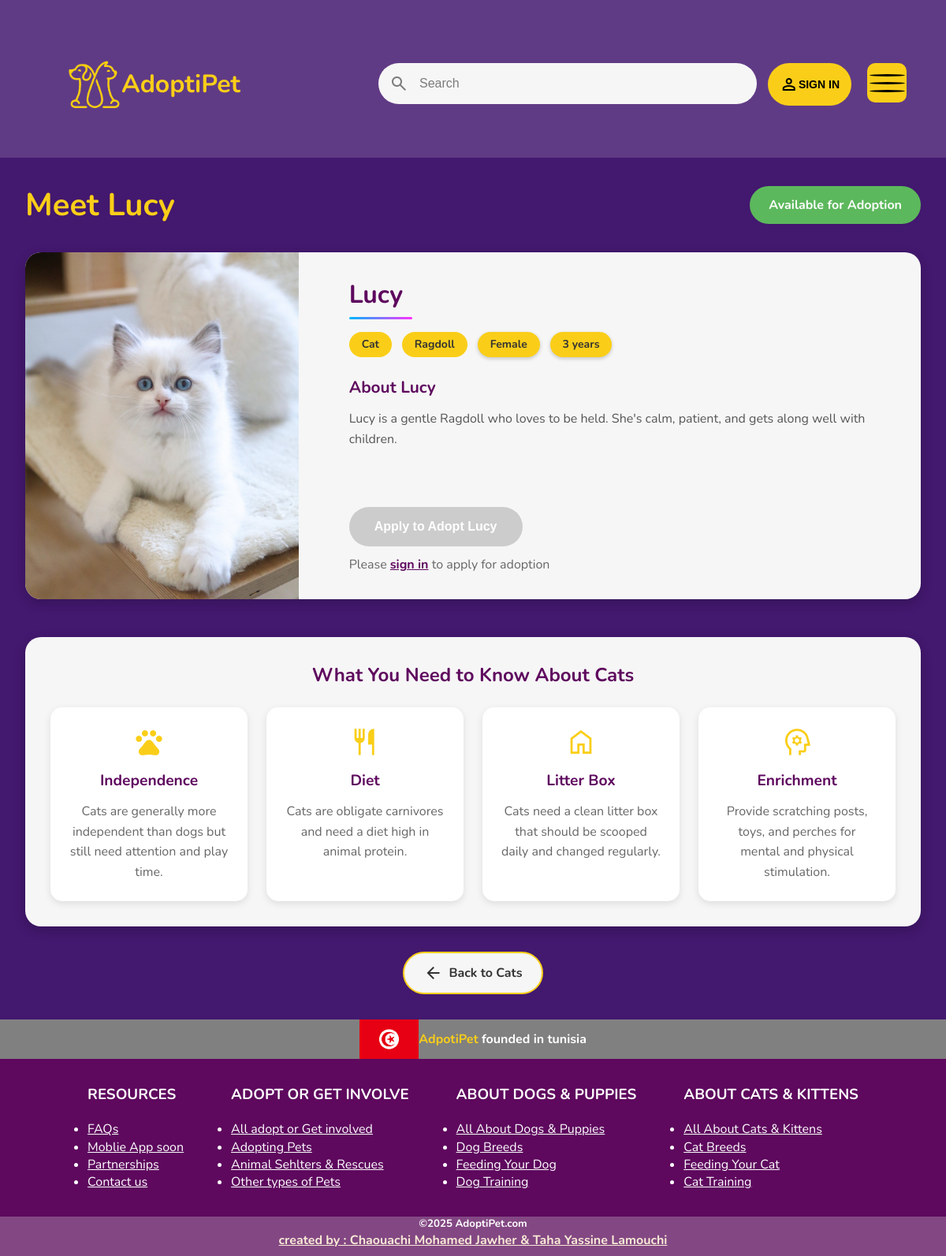
Screenshot of /petInfo.php?id=86 with the database file from the repository.
### tables this page shows
CREATE TABLE `pets` (
  `id` int NOT NULL AUTO_INCREMENT,
  `name` varchar(50) NOT NULL,
  `type` varchar(50) NOT NULL,
  `breed` varchar(50) DEFAULT NULL,
  `age` int DEFAULT NULL,
  `gender` varchar(10) DEFAULT NULL,
  `description` text,
  `image_path` varchar(255) DEFAULT NULL,
  `is_adopted` tinyint(1) DEFAULT '0',
  PRIMARY KEY (`id`)
);

### html/petInfo.php (the view, shortened to what this page needs)
<!DOCTYPE html>
<html lang="en">
<head>
    <link rel="stylesheet" href="../css/style.css">
    <link rel="stylesheet" href="../css/pets.css">
    <link rel="stylesheet" href="../css/petInfo.css">
</head>
<body>
    <header>
        <section>
        <div class="sign-in">
            <?php if (isset($_SESSION["id"])): ?>
                <a class="greeting" href="../php/logout.php">Hello, <?php echo htmlspecialchars($_SESSION["username"]); ?>!</a>
            <?php else: ?>
                <span class="person material-symbols-outlined">person</span>
                <button class="sign-in-btn" id="lgin">SIGN IN</button>
            <?php endif; ?>
        </div>
            <div class="logo">
                <img class="logo-pic" src="../img/logo-nobg.png" >
                <h1 class="txt">AdoptiPet</h1>
            </div>
            <form>
            <div class="search">
                <span class="search-icon material-symbols-outlined">search</span>
                <input class="search-input" type="search" placeholder="Search">
            </div>
            </form>
            <div class="menu-wrap">
                <div class="hamburger">
                    <div></div>
                </div>
            </div>
        </section>
    </header>
    <?php
    include '../php/dbConnection.php';
    $pet_id = intval($_GET['id']);
    $sql = "SELECT * FROM pets WHERE id = ?";
    $stmt = $conn->prepare($sql);
    $stmt->bind_param("i", $pet_id);
    $stmt->execute();
    $result = $stmt->get_result();
    if ($result->num_rows > 0) {
        $pet = $result->fetch_assoc();
        $is_adopted = $pet['is_adopted'];
        $has_applied = false;
        $name = htmlspecialchars($pet['name']);
        $type = htmlspecialchars($pet['type']);
        $breed = htmlspecialchars($pet['breed']);
        $age = htmlspecialchars($pet['age']);
        $gender = htmlspecialchars($pet['gender']);
        $description = htmlspecialchars($pet['description']);
        $image_path = !empty($pet['image_path']) ? $pet['image_path'] : '../img/pet-placeholder.jpg';
        $age_suffix = $age == 1 ? "year" : "years";
        ?>
        <main class="pet-details-container">
            <div class="pet-details-header">
                <h1>Meet <?php echo $name; ?></h1>
                <div class="pet-status <?php echo $is_adopted ? 'status-adopted' : 'status-available'; ?>">
                    <?php echo $is_adopted ? 'Adopted' : 'Available for Adoption'; ?>
                </div>
            </div>
            <div class="pet-profile">
                <div class="pet-image-gallery">
                    <img src="<?php echo $image_path; ?>" alt="<?php echo $name; ?>" class="main-image">
                </div>
                <div class="pet-info-card">
                    <div class="pet-basic-info">
                        <h2><?php echo $name; ?></h2>
                        <div class="pet-tags">
                            <span class="pet-tag pet-type"><?php echo ucfirst($type); ?></span>
                            <span class="pet-tag pet-breed"><?php echo $breed; ?></span>
                            <span class="pet-tag pet-gender"><?php echo ucfirst($gender); ?></span>
                            <span class="pet-tag pet-age"><?php echo "$age $age_suffix"; ?></span>
                        </div>
                    </div>
                    <div class="pet-description">
                        <h3>About <?php echo $name; ?></h3>
                        <p><?php echo $description; ?></p>
                    </div>
                    <div class="adoption-section">
                        <?php if ($is_adopted): ?>
                            <div class="adopted-message">
                                <span class="material-symbols-outlined">favorite</span>
                                <p><?php echo $name; ?> has already found a forever home!</p>
                            </div>
                        <?php else: ?>
                            <div class="login-required">
                                <button class="apply-btn disabled">Apply to Adopt <?php echo $name; ?></button>
                                <p class="login-message">Please <a href="login.html">sign in</a> to apply for adoption</p>
                            </div>
                        <?php endif; ?>
                    </div>
                </div>
            </div>
            <div class="pet-additional-info">
                <h3>What You Need to Know About <?php echo ucfirst($type); ?>s</h3>
                <?php if (strtolower($type) == 'dog'): ?>
                <div class="info-section">
                    <div class="info-item">
                        <span class="material-symbols-outlined">pets</span>
                        <h4>Exercise Needs</h4>
                        <p>Dogs need regular exercise to stay healthy and happy. This includes daily walks and playtime.</p>
                    </div>
                    <div class="info-item">
                        <span class="material-symbols-outlined">restaurant</span>
                        <h4>Diet</h4>
                        <p>A balanced diet specifically formulated for dogs is essential for their health and longevity.</p>
                    </div>
                    <div class="info-item">
                        <span class="material-symbols-outlined">home</span>
                        <h4>Space Requirements</h4>
                        <p>Dogs need space to move around. The amount varies by breed and size.</p>
                    </div>
                    <div class="info-item">
                        <span class="material-symbols-outlined">psychology</span>
                        <h4>Training</h4>
                        <p>Regular training sessions help dogs understand commands and behave appropriately.</p>
                    </div>
                </div>
                <?php elseif (strtolower($type) == 'cat'): ?>
                <div class="info-section">
                    <div class="info-item">
                        <span class="material-symbols-outlined">pets</span>
                        <h4>Independence</h4>
                        <p>Cats are generally more independent than dogs but still need attention and play time.</p>
                    </div>
                    <div class="info-item">
                        <span class="material-symbols-outlined">restaurant</span>
                        <h4>Diet</h4>
                        <p>Cats are obligate carnivores and need a diet high in animal protein.</p>
                    </div>
                    <div class="info-item">
                        <span class="material-symbols-outlined">home</span>
                        <h4>Litter Box</h4>
                        <p>Cats need a clean litter box that should be scooped daily and changed regularly.</p>
                    </div>
                    <div class="info-item">
                        <span class="material-symbols-outlined">psychology</span>
                        <h4>Enrichment</h4>
                        <p>Provide scratching posts, toys, and perches for mental and physical stimulation.</p>
                    </div>
                </div>
                <?php endif; ?>
            </div>
            <div class="back-to-pets">
                <a href="pets.php?type=<?php echo strtolower($type); ?>" class="back-btn">
                    <span class="material-symbols-outlined">arrow_back</span>
                    Back to <?php echo ucfirst($type); ?>s
                </a>
            </div>
        </main>
        <?php
    } else {
        echo "<div class='error-message'>Pet not found. <a href='pets.php'>Browse available pets</a></div>";
    }
    ?>
    <footer>
        <div class="tunisia">
            <img src="../img/tunisia.webp" alt="">
            <h4><span>AdpotiPet</span> founded in tunisia</h4>
        </div>
        <div class="fin">
            <div class="pp">
                <h3>RESOURCES</h3>
                <ul>
                    <li><a href="">FAQs</a></li>
                    <li><a href="">Moblie App soon</a></li>
                    <li><a href="">Partnerships</a></li>
                    <li><a href="">Contact us</a></li>
                </ul>
            </div>
            <div class="pp">
                <h3>ADOPT OR GET INVOLVE</h3>
                <ul>
                    <li><a href="">All adopt or Get involved</a></li>
                    <li><a href="">Adopting Pets</a></li>
                    <li><a href="">Animal Sehlters & Rescues</a></li>
                    <li><a href="">Other types of Pets</a></li>
                </ul>
            </div>
            <div class="pp">
                <h3>ABOUT DOGS & PUPPIES</h3>
                <ul>
                    <li><a href="">All About Dogs & Puppies</a></li>
                    <li><a href="">Dog Breeds</a></li>
                    <li><a href="">Feeding Your Dog</a></li>
                    <li><a href="">Dog Training</a></li>
                </ul>
            </div>
            <div class="pp">
                <h3>ABOUT CATS & KITTENS</h3>
                <ul>
                    <li><a href="">All About Cats & Kittens </a></li>
                    <li><a href="">Cat Breeds</a></li>
                    <li><a href="">Feeding Your Cat</a></li>
                    <li><a href="">Cat Training</a></li>
                </ul>
            </div>
        </div>
        <div class="last">
            <h5>©2025 AdoptiPet.com</h5>
            <h4>created by : Chaouachi Mohamed Jawher & Taha Yassine Lamouchi</h4>
        </div>
    </footer>
</body>
</html>

### css/style.css (style rules this page uses)
:root { --primarycolor:rgba(230, 227, 233, 0.818); --padding:14px; --taille:14px; --asfer:#face18; --asfer-ghama9: rgba(250, 206, 24, 0.8); }
* { box-sizing: border-box; padding: 0; margin: 0; }
body { font-family: 'nunito' ,sans-serif; line-height: 1.4; background-color: rgba(62, 16, 107, 0.818); }
header { height: 200px; position: relative; }
h1 { text-transform: capitalize; }
.sign-in { right: 10vw; top: 10vh; position: absolute; display: flex; width: max-content; background-color: var(--asfer); padding: 15px; border-radius: 50px; cursor: pointer; transition: transform 0.3s ease, box-shadow 0.3s ease; }
.sign-in-btn { background-color: var(--asfer); border: none; outline: none; font-size:var(--taille) ; font-weight: bold; cursor: pointer; }
.search { position: absolute; top: 10vh; right: 20vw; width: 40vw; display: flex; align-items: center; padding: var(--padding); border-radius: 28px; background-color: #f6f6f6; transition: background 0.25s, box-shadow 0.25s; }
.search-input { width: 90%; font-size: 16px; color: #333333; margin-left: var(--padding); border: none; outline: none; background: transparent; }
.search-input::placeholder,.search-icon { color: rgba(0,0,0,0.5); }
.logo { position: absolute; display: flex; left: 7vw; top: 9vh; }
.logo-pic { width: 70px; height: 70px; top: 0; }
.logo h1 { color: #face18; align-items: center; justify-content: center; display: flex; font-weight: bold; font-size: 2em; }
.menu-wrap { position: fixed; left: 0; right: 0; z-index: 4; }
.hamburger { z-index: 4; position: absolute; top: 10vh; right: 50px; width: 50px; height: 50px; background-color: var(--asfer); display: flex; border-radius: 20%; align-items: center; justify-content: center; }
.hamburger > div { position: relative; width: 90%; height: 3px; background-color: black; transition: all 0.4s ease; border-radius: 50%; }
.hamburger > div::before, .hamburger > div::after { content: ''; position: absolute; width: 100%; height: 3px; top: -10px; background-color: black; border-radius: 50%; }
.hamburger > div::after { top: 10px; }
.logo .txt { cursor: pointer; }
footer { background-color: rgb(94, 8, 94); position: relative; }
.tunisia { height: 50px; background-color: gray; display: flex; justify-content: center; align-items: center; }
.tunisia img { height: 50px; }
.tunisia span { color: var(--asfer); }
.tunisia h4 { color: white; }
.fin { height: 200px; display: flex; justify-content: center; align-items: center; }
.pp { margin: 30px; color: white; }
.pp h3 { margin-bottom: 20px; }
.pp a { color: white; }
.last { position: relative; display: flex; height: 50px; background-color: rgb(131, 72, 131); align-items: center; flex-direction: column; }
.last h5 { color: white; }
.last h4 { color: antiquewhite; text-decoration: underline; }

### css/pets.css (style rules this page uses)
.pet-gender, .pet-age { background-color: var(--asfer); padding: 0.4rem 1rem; border-radius: 50px; font-size: 0.875rem; font-weight: bold; color: #333; box-shadow: 0 2px 5px rgba(0, 0, 0, 0.2); }

### rows the page displays
pets: name "Lucy", image_path (picture), type "Cat", breed "Ragdoll", gender "Female", age "3", age "years", description "Lucy is a gentle Ragdoll who loves to be held. She's calm, patient, and gets along well with children."
